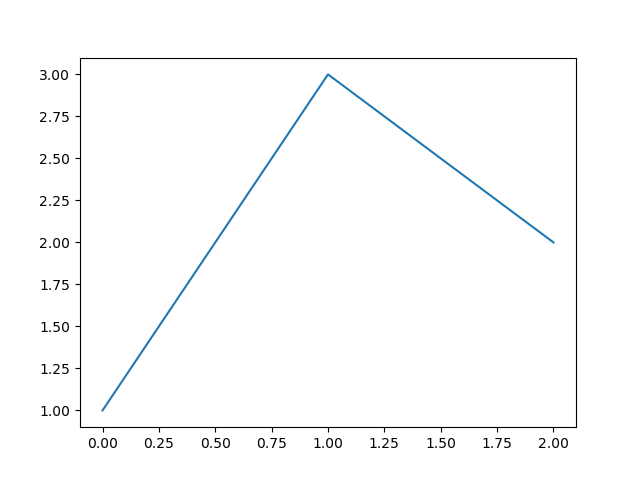

This chart was generated by the following Python code:
import matplotlib.pyplot as plt

fig, ax = plt.subplots()
ax.plot([1,3,2])
fig.show()
